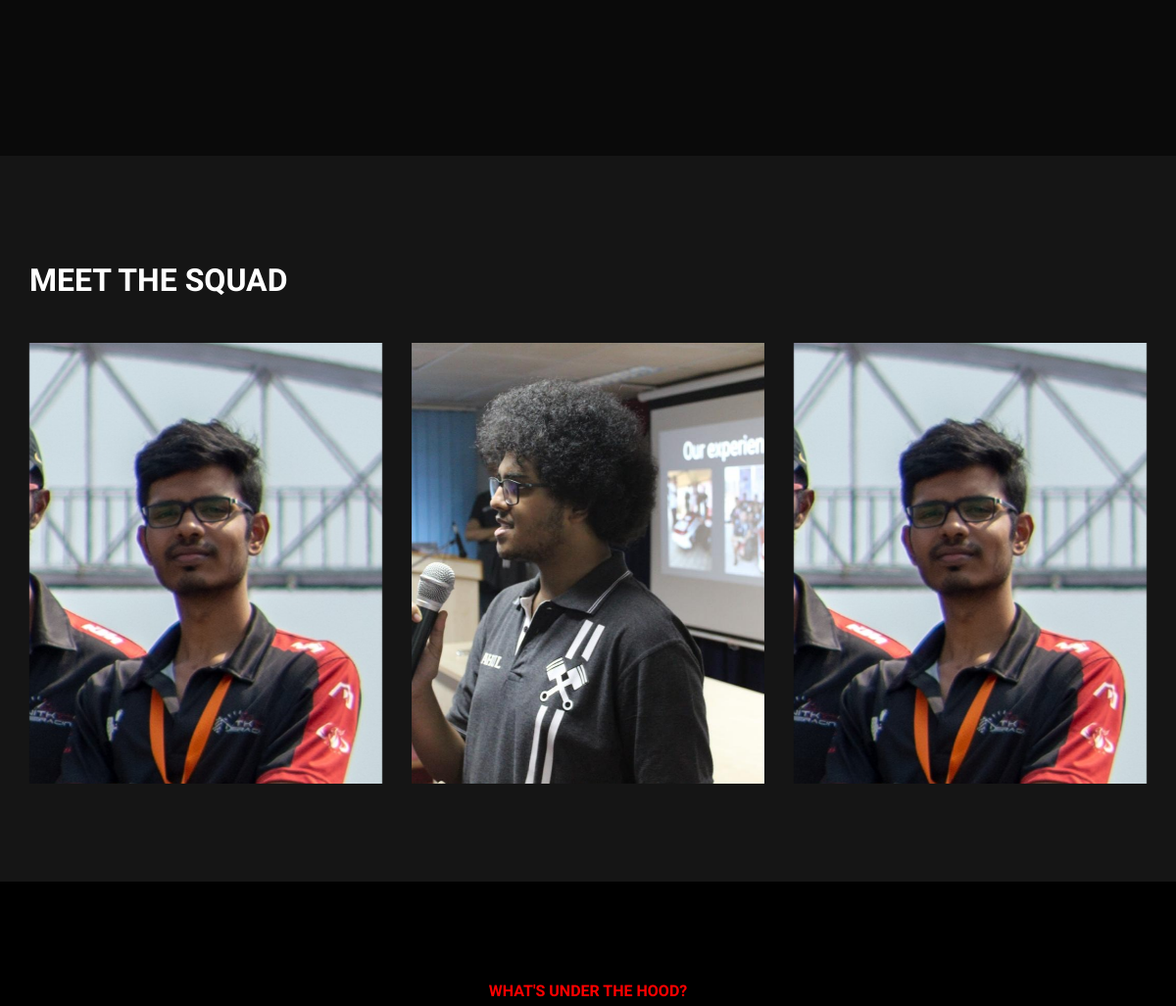
The app's page /aerodynamics/ (middle part), older data.
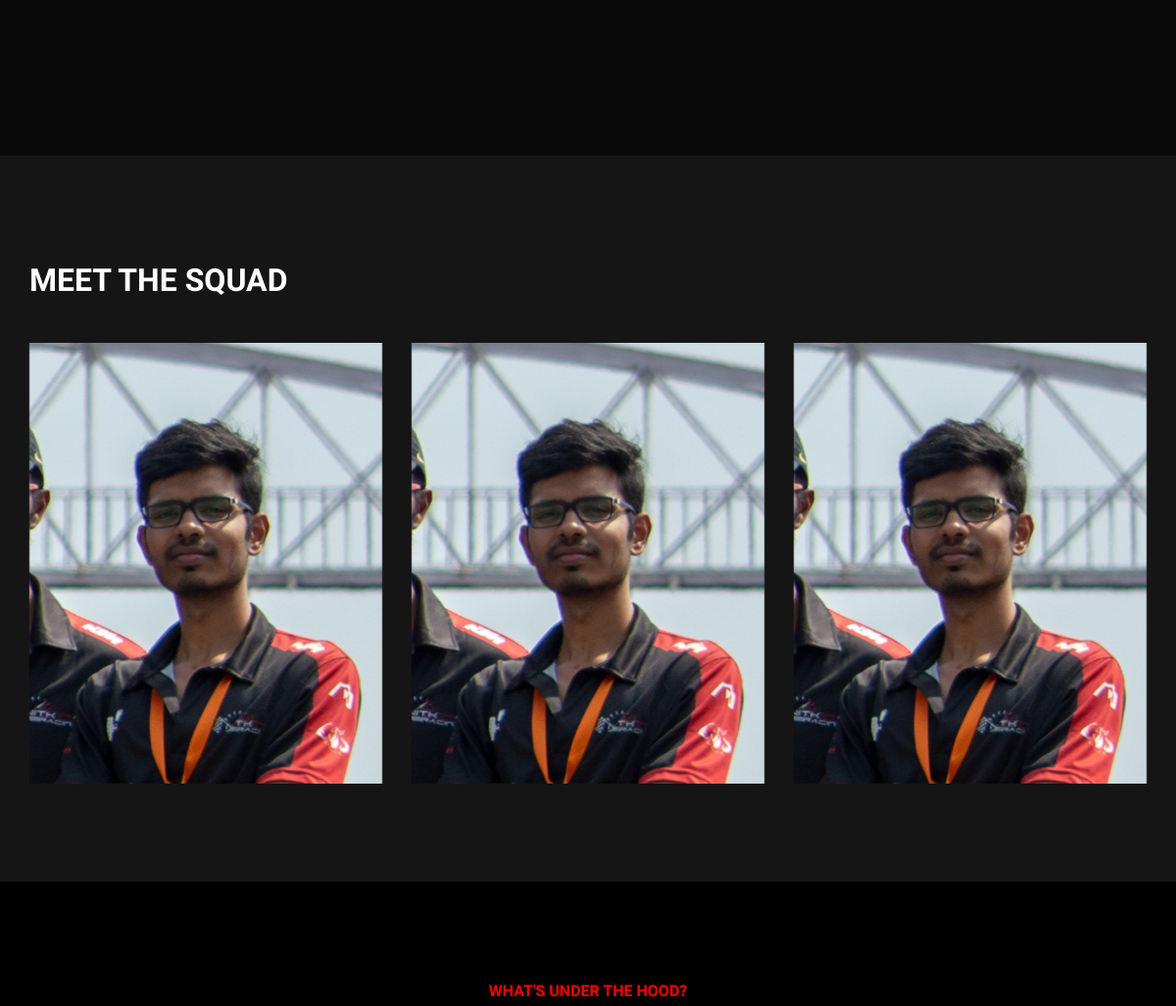
The same page, newer data.
### mysite/models.py (models this page shows)
class Member(models.Model):
    CHOICES = [(1, 'AERO'), (2, 'VD'), (3, 'PWR'), (4, 'ELEC'), (6, 'MEDIA'), (5, 'MARKETING')]
    roll_number = models.CharField(max_length=8, primary_key=True)
    priority = models.IntegerField(default=5,unique=False,choices=[(0,'cap'),(1,'op'),(2,'tech head'),(3,'subsytem head'),(4,'media/marketing'),(5,'other')])
    sig = models.IntegerField(default=0, choices=CHOICES)
    writeup = models.CharField(max_length=144, blank=True)
    member_name = models.CharField(max_length=50)
    post = models.CharField(max_length=300)
    insta = models.URLField(default="")
    linkdin = models.URLField(default="")
    email = models.EmailField(blank=True)
    member_img = models.ImageField(upload_to='images/members')
    sig_head = models.BooleanField(default=False)
    class Meta:
        ordering = ['priority']
    def __str__(self):
        return self.member_name

### mysite/views.py (the view)
# urls.py: path('aerodynamics/', views.aerodynamics, name='aerodynamics'),
def aerodynamics(request):
    sponsors_list = Sponsor.objects.all()
    full_member_list = Member.objects.filter(sig=1)
    blog_list = Blog.objects.filter(blog_filter=1)
    banners_list = Banner.objects.filter(page_to_display=5)
    document_list = Document.objects.filter(subsystem_filter=1)
    context = {'full_member_list': full_member_list,
               'banners_list': banners_list,
               'blog_list': blog_list,
               'sponsors_list': sponsors_list,
               'document_list': document_list
               }
    return render(request, 'aerodynamics.html', context=context)

### mysite/templates/aerodynamics.html (shortened to what this page needs)
<!DOCTYPE html>
<html lang="zxx">
<head>
    {% load static %}
    <link rel="stylesheet" href="{% static 'css/bootstrap.min.css' %}" type="text/css">
    <link rel="stylesheet" href="{% static 'css/font-awesome.min.css' %}" type="text/css">
    <link rel="stylesheet" href="{% static 'css/flaticon.css' %}" type="text/css">
    <link rel="stylesheet" href="{% static 'css/owl.carousel.min.css' %}" type="text/css">
    <link rel="stylesheet" href="{% static 'css/barfiller.css' %}" type="text/css">
    <link rel="stylesheet" href="{% static 'css/magnific-popup.css' %}" type="text/css">
    <link rel="stylesheet" href="{% static 'css/slicknav.min.css' %}" type="text/css">
    <link rel="stylesheet" href="{% static 'css/style.css' %}" type="text/css">
</head>
<body>
<section class="gallery-section">
    <div class="gallery">
        {% for document in document_list %}
            <model-viewer class="gs-item grid-wide" src="{{ document.document.url }}" alt="{{ document.description }} "
                          auto-rotate camera-controls>
            </model-viewer>
        {% endfor %}
    </div>
</section>
<section class="team-section spad">
    <div class="container">
        <div class="row">
            <div class="col-lg-12">
                <div class="team-title">
                    <div class="section-title">
                        <h2>MEET THE SQUAD</h2>
                    </div>
                </div>
            </div>
        </div>
        <div class="row">
            <div class="ts-slider owl-carousel">
                {% for member in full_member_list %}
                    <div class="col-lg-4">
                        <div class="ts-item set-bg" data-setbg="{{ member.member_img.url }}">
                        </div>
                    </div>
                {% endfor %}
            </div>
        </div>
    </div>
</section>
<section class="choseus-section spad">
    <div class="row">
        <div class="col-lg-12">
            <div class="section-title">
                <span>What's under the hood?</span>
            </div>
        </div>
    </div>
</section>
</body>
</html>

Row changes from the older to the newer data that the page shows:
no longer on this page (row edited): Member: shows a picture
